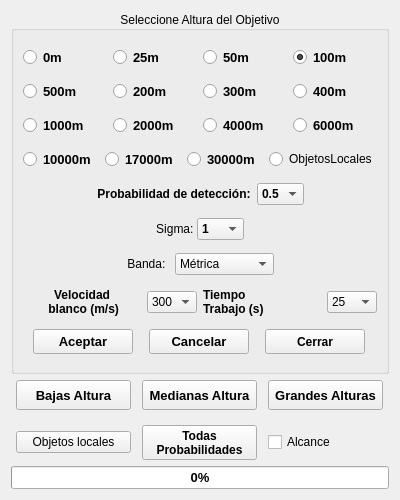
<?xml version="1.0" encoding="UTF-8"?>
<ui version="4.0">
 <class>dvdpSelAltVuelo</class>
 <widget class="QWidget" name="dvdpSelAltVuelo">
  <property name="windowModality">
   <enum>Qt::WindowModal</enum>
  </property>
  <property name="geometry">
   <rect>
    <x>0</x>
    <y>0</y>
    <width>400</width>
    <height>500</height>
   </rect>
  </property>
  <property name="minimumSize">
   <size>
    <width>400</width>
    <height>500</height>
   </size>
  </property>
  <property name="windowTitle">
   <string>Seleccione Altura del Objetivo</string>
  </property>
  <layout class="QGridLayout" name="gridLayout">
   <item row="0" column="0">
    <widget class="QGroupBox" name="groupBox">
     <property name="title">
      <string>Seleccione Altura del Objetivo</string>
     </property>
     <property name="alignment">
      <set>Qt::AlignCenter</set>
     </property>
     <layout class="QVBoxLayout" name="verticalLayout">
      <item>
       <layout class="QHBoxLayout" name="horizontalLayout">
        <item>
         <widget class="QRadioButton" name="rB_0m">
          <property name="font">
           <font>
            <family>Tahoma</family>
            <pointsize>10</pointsize>
            <weight>75</weight>
            <bold>true</bold>
           </font>
          </property>
          <property name="text">
           <string>0m</string>
          </property>
         </widget>
        </item>
        <item>
         <widget class="QRadioButton" name="rB_25m">
          <property name="font">
           <font>
            <family>Tahoma</family>
            <pointsize>10</pointsize>
            <weight>75</weight>
            <bold>true</bold>
           </font>
          </property>
          <property name="text">
           <string>25m</string>
          </property>
         </widget>
        </item>
        <item>
         <widget class="QRadioButton" name="rB_50m">
          <property name="font">
           <font>
            <family>Tahoma</family>
            <pointsize>10</pointsize>
            <weight>75</weight>
            <bold>true</bold>
           </font>
          </property>
          <property name="text">
           <string>50m</string>
          </property>
         </widget>
        </item>
        <item>
         <widget class="QRadioButton" name="rB_100m">
          <property name="font">
           <font>
            <family>Tahoma</family>
            <pointsize>10</pointsize>
            <weight>75</weight>
            <bold>true</bold>
           </font>
          </property>
          <property name="text">
           <string>100m</string>
          </property>
          <property name="checked">
           <bool>true</bool>
          </property>
         </widget>
        </item>
       </layout>
      </item>
      <item>
       <layout class="QHBoxLayout" name="horizontalLayout_3">
        <item>
         <widget class="QRadioButton" name="rB_500m">
          <property name="font">
           <font>
            <family>Tahoma</family>
            <pointsize>10</pointsize>
            <weight>75</weight>
            <bold>true</bold>
           </font>
          </property>
          <property name="text">
           <string>500m</string>
          </property>
         </widget>
        </item>
        <item>
         <widget class="QRadioButton" name="rB_200m">
          <property name="font">
           <font>
            <family>Tahoma</family>
            <pointsize>10</pointsize>
            <weight>75</weight>
            <bold>true</bold>
           </font>
          </property>
          <property name="text">
           <string>200m</string>
          </property>
         </widget>
        </item>
        <item>
         <widget class="QRadioButton" name="rB_300m">
          <property name="font">
           <font>
            <family>Tahoma</family>
            <pointsize>10</pointsize>
            <weight>75</weight>
            <bold>true</bold>
           </font>
          </property>
          <property name="text">
           <string>300m</string>
          </property>
         </widget>
        </item>
        <item>
         <widget class="QRadioButton" name="rB_400m">
          <property name="font">
           <font>
            <family>Tahoma</family>
            <pointsize>10</pointsize>
            <weight>75</weight>
            <bold>true</bold>
           </font>
          </property>
          <property name="text">
           <string>400m</string>
          </property>
         </widget>
        </item>
       </layout>
      </item>
      <item>
       <layout class="QHBoxLayout" name="horizontalLayout_2">
        <item>
         <widget class="QRadioButton" name="rB_1000m">
          <property name="font">
           <font>
            <family>Tahoma</family>
            <pointsize>10</pointsize>
            <weight>75</weight>
            <bold>true</bold>
           </font>
          </property>
          <property name="text">
           <string>1000m</string>
          </property>
         </widget>
        </item>
        <item>
         <widget class="QRadioButton" name="rB_2000m">
          <property name="font">
           <font>
            <family>Tahoma</family>
            <pointsize>10</pointsize>
            <weight>75</weight>
            <bold>true</bold>
           </font>
          </property>
          <property name="text">
           <string>2000m</string>
          </property>
          <property name="checkable">
           <bool>true</bool>
          </property>
          <property name="checked">
           <bool>false</bool>
          </property>
         </widget>
        </item>
        <item>
         <widget class="QRadioButton" name="rB_4000m">
          <property name="font">
           <font>
            <family>Tahoma</family>
            <pointsize>10</pointsize>
            <weight>75</weight>
            <bold>true</bold>
           </font>
          </property>
          <property name="text">
           <string>4000m</string>
          </property>
         </widget>
        </item>
        <item>
         <widget class="QRadioButton" name="rB_6000m">
          <property name="font">
           <font>
            <family>Tahoma</family>
            <pointsize>10</pointsize>
            <weight>75</weight>
            <bold>true</bold>
           </font>
          </property>
          <property name="text">
           <string>6000m</string>
          </property>
         </widget>
        </item>
       </layout>
      </item>
      <item>
       <layout class="QHBoxLayout" name="horizontalLayout_5">
        <item>
         <widget class="QRadioButton" name="rB_10000m">
          <property name="font">
           <font>
            <family>Tahoma</family>
            <pointsize>10</pointsize>
            <weight>75</weight>
            <bold>true</bold>
           </font>
          </property>
          <property name="text">
           <string>10000m</string>
          </property>
          <property name="checkable">
           <bool>true</bool>
          </property>
          <property name="checked">
           <bool>false</bool>
          </property>
         </widget>
        </item>
        <item>
         <widget class="QRadioButton" name="rB_17000m">
          <property name="font">
           <font>
            <family>Tahoma</family>
            <pointsize>10</pointsize>
            <weight>75</weight>
            <bold>true</bold>
           </font>
          </property>
          <property name="text">
           <string>17000m</string>
          </property>
         </widget>
        </item>
        <item>
         <widget class="QRadioButton" name="rB_30000m">
          <property name="font">
           <font>
            <family>Tahoma</family>
            <pointsize>10</pointsize>
            <weight>75</weight>
            <bold>true</bold>
           </font>
          </property>
          <property name="text">
           <string>30000m</string>
          </property>
         </widget>
        </item>
        <item>
         <widget class="QRadioButton" name="rB_ObjetosLocales">
          <property name="text">
           <string>ObjetosLocales</string>
          </property>
         </widget>
        </item>
       </layout>
      </item>
      <item>
       <layout class="QHBoxLayout" name="horizontalLayout_7">
        <item>
         <spacer name="horizontalSpacer_7">
          <property name="orientation">
           <enum>Qt::Horizontal</enum>
          </property>
          <property name="sizeHint" stdset="0">
           <size>
            <width>40</width>
            <height>20</height>
           </size>
          </property>
         </spacer>
        </item>
        <item>
         <widget class="QLabel" name="lb_Probabilidad">
          <property name="font">
           <font>
            <family>Tahoma</family>
            <weight>75</weight>
            <bold>true</bold>
           </font>
          </property>
          <property name="text">
           <string>Probabilidad de detección:</string>
          </property>
          <property name="alignment">
           <set>Qt::AlignCenter</set>
          </property>
         </widget>
        </item>
        <item>
         <widget class="QComboBox" name="cB_Probabildad">
          <property name="font">
           <font>
            <family>Tahoma</family>
            <weight>75</weight>
            <bold>true</bold>
           </font>
          </property>
          <item>
           <property name="text">
            <string>0.5</string>
           </property>
          </item>
          <item>
           <property name="text">
            <string>0.6</string>
           </property>
          </item>
          <item>
           <property name="text">
            <string>0.7</string>
           </property>
          </item>
          <item>
           <property name="text">
            <string>0.8</string>
           </property>
          </item>
          <item>
           <property name="text">
            <string>0.9</string>
           </property>
          </item>
         </widget>
        </item>
        <item>
         <spacer name="horizontalSpacer_8">
          <property name="orientation">
           <enum>Qt::Horizontal</enum>
          </property>
          <property name="sizeHint" stdset="0">
           <size>
            <width>40</width>
            <height>20</height>
           </size>
          </property>
         </spacer>
        </item>
       </layout>
      </item>
      <item>
       <layout class="QHBoxLayout" name="horizontalLayout_8">
        <property name="spacing">
         <number>0</number>
        </property>
        <item>
         <spacer name="horizontalSpacer_3">
          <property name="orientation">
           <enum>Qt::Horizontal</enum>
          </property>
          <property name="sizeHint" stdset="0">
           <size>
            <width>40</width>
            <height>20</height>
           </size>
          </property>
         </spacer>
        </item>
        <item>
         <widget class="QLabel" name="lB_Sigma">
          <property name="text">
           <string>Sigma: </string>
          </property>
          <property name="alignment">
           <set>Qt::AlignCenter</set>
          </property>
         </widget>
        </item>
        <item>
         <widget class="QComboBox" name="cB_Sigma">
          <property name="font">
           <font>
            <family>Tahoma</family>
            <weight>75</weight>
            <bold>true</bold>
           </font>
          </property>
          <property name="currentIndex">
           <number>1</number>
          </property>
          <item>
           <property name="text">
            <string>5</string>
           </property>
          </item>
          <item>
           <property name="text">
            <string>1</string>
           </property>
          </item>
          <item>
           <property name="text">
            <string>0.5</string>
           </property>
          </item>
          <item>
           <property name="text">
            <string>0.1</string>
           </property>
          </item>
         </widget>
        </item>
        <item>
         <spacer name="horizontalSpacer_4">
          <property name="orientation">
           <enum>Qt::Horizontal</enum>
          </property>
          <property name="sizeHint" stdset="0">
           <size>
            <width>40</width>
            <height>20</height>
           </size>
          </property>
         </spacer>
        </item>
       </layout>
      </item>
      <item>
       <layout class="QHBoxLayout" name="horizontalLayout_9">
        <item>
         <spacer name="horizontalSpacer_5">
          <property name="orientation">
           <enum>Qt::Horizontal</enum>
          </property>
          <property name="sizeHint" stdset="0">
           <size>
            <width>40</width>
            <height>20</height>
           </size>
          </property>
         </spacer>
        </item>
        <item>
         <widget class="QLabel" name="lB_Banda">
          <property name="text">
           <string>Banda: </string>
          </property>
          <property name="alignment">
           <set>Qt::AlignCenter</set>
          </property>
         </widget>
        </item>
        <item>
         <widget class="QComboBox" name="cB_Banda">
          <item>
           <property name="text">
            <string>Métrica</string>
           </property>
          </item>
          <item>
           <property name="text">
            <string>Decimétrica</string>
           </property>
          </item>
          <item>
           <property name="text">
            <string>Centimétrica</string>
           </property>
          </item>
         </widget>
        </item>
        <item>
         <spacer name="horizontalSpacer_6">
          <property name="orientation">
           <enum>Qt::Horizontal</enum>
          </property>
          <property name="sizeHint" stdset="0">
           <size>
            <width>40</width>
            <height>20</height>
           </size>
          </property>
         </spacer>
        </item>
       </layout>
      </item>
      <item>
       <layout class="QHBoxLayout" name="horizontalLayout_6">
        <item>
         <widget class="QLabel" name="label_2">
          <property name="font">
           <font>
            <family>Tahoma</family>
            <weight>75</weight>
            <bold>true</bold>
           </font>
          </property>
          <property name="text">
           <string>Velocidad
 blanco (m/s)</string>
          </property>
          <property name="alignment">
           <set>Qt::AlignCenter</set>
          </property>
         </widget>
        </item>
        <item>
         <widget class="QComboBox" name="cB_Velocidad">
          <property name="minimumSize">
           <size>
            <width>50</width>
            <height>0</height>
           </size>
          </property>
          <property name="maximumSize">
           <size>
            <width>50</width>
            <height>16777215</height>
           </size>
          </property>
          <property name="currentIndex">
           <number>1</number>
          </property>
          <item>
           <property name="text">
            <string>150</string>
           </property>
          </item>
          <item>
           <property name="text">
            <string>300</string>
           </property>
          </item>
          <item>
           <property name="text">
            <string>420</string>
           </property>
          </item>
          <item>
           <property name="text">
            <string>640</string>
           </property>
          </item>
          <item>
           <property name="text">
            <string>950</string>
           </property>
          </item>
         </widget>
        </item>
        <item>
         <widget class="QLabel" name="label">
          <property name="font">
           <font>
            <family>Tahoma</family>
            <weight>75</weight>
            <bold>true</bold>
           </font>
          </property>
          <property name="text">
           <string>Tiempo
Trabajo (s)</string>
          </property>
         </widget>
        </item>
        <item>
         <widget class="QComboBox" name="cB_Tiempo">
          <property name="minimumSize">
           <size>
            <width>50</width>
            <height>0</height>
           </size>
          </property>
          <property name="maximumSize">
           <size>
            <width>50</width>
            <height>16777215</height>
           </size>
          </property>
          <property name="currentIndex">
           <number>2</number>
          </property>
          <item>
           <property name="text">
            <string>0</string>
           </property>
          </item>
          <item>
           <property name="text">
            <string>14</string>
           </property>
          </item>
          <item>
           <property name="text">
            <string>25</string>
           </property>
          </item>
          <item>
           <property name="text">
            <string>35</string>
           </property>
          </item>
         </widget>
        </item>
       </layout>
      </item>
      <item>
       <layout class="QHBoxLayout" name="horizontalLayout_4">
        <item>
         <widget class="QPushButton" name="pB_Aceptar">
          <property name="minimumSize">
           <size>
            <width>100</width>
            <height>25</height>
           </size>
          </property>
          <property name="maximumSize">
           <size>
            <width>100</width>
            <height>25</height>
           </size>
          </property>
          <property name="font">
           <font>
            <family>Tahoma</family>
            <pointsize>10</pointsize>
            <weight>75</weight>
            <bold>true</bold>
           </font>
          </property>
          <property name="styleSheet">
           <string notr="true"/>
          </property>
          <property name="text">
           <string>Aceptar</string>
          </property>
         </widget>
        </item>
        <item>
         <widget class="QPushButton" name="pB_Cancelar">
          <property name="minimumSize">
           <size>
            <width>100</width>
            <height>25</height>
           </size>
          </property>
          <property name="maximumSize">
           <size>
            <width>100</width>
            <height>25</height>
           </size>
          </property>
          <property name="font">
           <font>
            <family>Tahoma</family>
            <pointsize>10</pointsize>
            <weight>75</weight>
            <bold>true</bold>
           </font>
          </property>
          <property name="styleSheet">
           <string notr="true"/>
          </property>
          <property name="text">
           <string>Cancelar</string>
          </property>
         </widget>
        </item>
        <item>
         <widget class="QPushButton" name="pB_Cerrar">
          <property name="minimumSize">
           <size>
            <width>100</width>
            <height>25</height>
           </size>
          </property>
          <property name="maximumSize">
           <size>
            <width>100</width>
            <height>25</height>
           </size>
          </property>
          <property name="font">
           <font>
            <family>Tahoma</family>
            <weight>75</weight>
            <bold>true</bold>
           </font>
          </property>
          <property name="styleSheet">
           <string notr="true"/>
          </property>
          <property name="text">
           <string>Cerrar</string>
          </property>
         </widget>
        </item>
       </layout>
      </item>
     </layout>
    </widget>
   </item>
   <item row="1" column="0">
    <layout class="QGridLayout" name="gridLayout_3">
     <property name="verticalSpacing">
      <number>15</number>
     </property>
     <item row="0" column="1">
      <widget class="QPushButton" name="pB_MAltura">
       <property name="minimumSize">
        <size>
         <width>115</width>
         <height>30</height>
        </size>
       </property>
       <property name="maximumSize">
        <size>
         <width>115</width>
         <height>30</height>
        </size>
       </property>
       <property name="font">
        <font>
         <family>Tahoma</family>
         <pointsize>10</pointsize>
         <weight>75</weight>
         <bold>true</bold>
        </font>
       </property>
       <property name="text">
        <string>Medianas Altura</string>
       </property>
      </widget>
     </item>
     <item row="0" column="0">
      <widget class="QPushButton" name="pB_BAltura">
       <property name="minimumSize">
        <size>
         <width>115</width>
         <height>30</height>
        </size>
       </property>
       <property name="maximumSize">
        <size>
         <width>115</width>
         <height>30</height>
        </size>
       </property>
       <property name="font">
        <font>
         <family>Tahoma</family>
         <pointsize>10</pointsize>
         <weight>75</weight>
         <bold>true</bold>
        </font>
       </property>
       <property name="text">
        <string>Bajas Altura</string>
       </property>
      </widget>
     </item>
     <item row="0" column="2">
      <widget class="QPushButton" name="pB_GAltura">
       <property name="minimumSize">
        <size>
         <width>115</width>
         <height>30</height>
        </size>
       </property>
       <property name="maximumSize">
        <size>
         <width>115</width>
         <height>30</height>
        </size>
       </property>
       <property name="font">
        <font>
         <family>Tahoma</family>
         <pointsize>10</pointsize>
         <weight>75</weight>
         <bold>true</bold>
        </font>
       </property>
       <property name="text">
        <string>Grandes Alturas</string>
       </property>
      </widget>
     </item>
     <item row="1" column="1">
      <widget class="QPushButton" name="pB_TProbabilidades">
       <property name="minimumSize">
        <size>
         <width>115</width>
         <height>35</height>
        </size>
       </property>
       <property name="maximumSize">
        <size>
         <width>115</width>
         <height>35</height>
        </size>
       </property>
       <property name="font">
        <font>
         <family>Tahoma</family>
         <weight>75</weight>
         <bold>true</bold>
        </font>
       </property>
       <property name="text">
        <string>Todas
Probabilidades</string>
       </property>
      </widget>
     </item>
     <item row="1" column="0">
      <widget class="QPushButton" name="pB_ObjetosLocales">
       <property name="text">
        <string>Objetos locales</string>
       </property>
      </widget>
     </item>
     <item row="1" column="2">
      <widget class="QCheckBox" name="chB_Alcance">
       <property name="text">
        <string>Alcance</string>
       </property>
      </widget>
     </item>
    </layout>
   </item>
   <item row="2" column="0">
    <widget class="QProgressBar" name="pBar_Progreso">
     <property name="font">
      <font>
       <family>Tahoma</family>
       <pointsize>10</pointsize>
       <weight>75</weight>
       <bold>true</bold>
      </font>
     </property>
     <property name="value">
      <number>0</number>
     </property>
     <property name="alignment">
      <set>Qt::AlignCenter</set>
     </property>
    </widget>
   </item>
   <item row="3" column="0">
    <layout class="QHBoxLayout" name="layautBarra"/>
   </item>
  </layout>
 </widget>
 <resources/>
 <connections/>
</ui>
